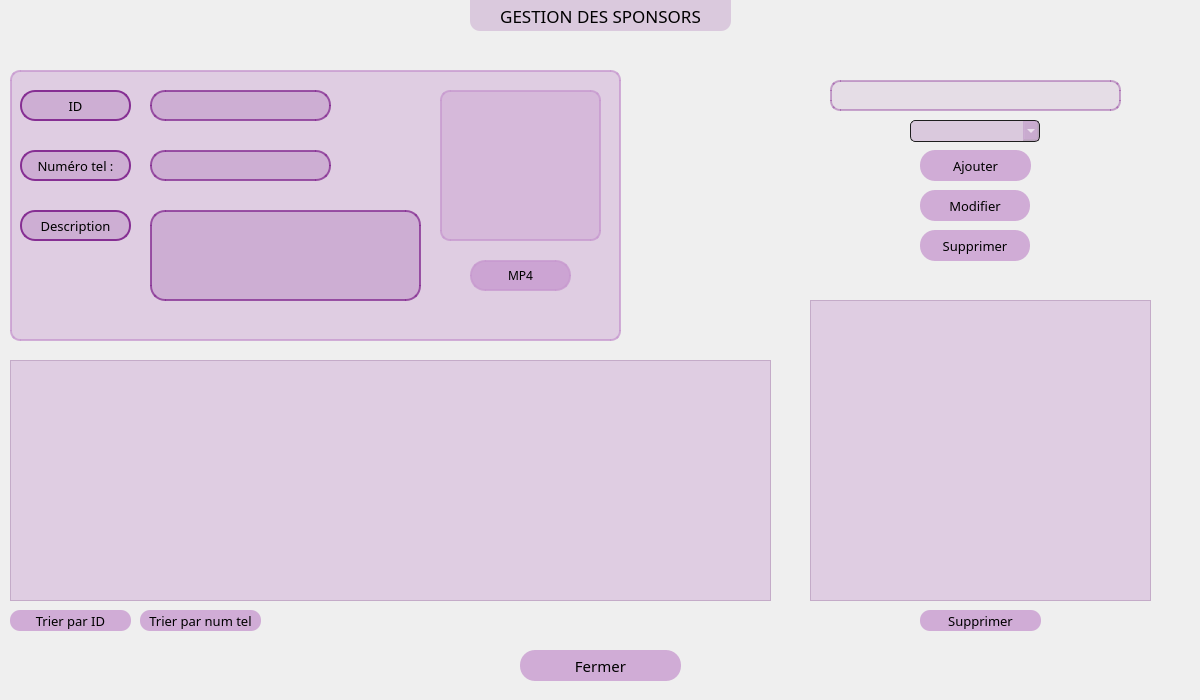
<?xml version="1.0" encoding="UTF-8"?>
<ui version="4.0">
 <class>Dialog_sponso</class>
 <widget class="QDialog" name="Dialog_sponso">
  <property name="geometry">
   <rect>
    <x>0</x>
    <y>0</y>
    <width>1200</width>
    <height>700</height>
   </rect>
  </property>
  <property name="windowTitle">
   <string>Dialog</string>
  </property>
  <widget class="QPushButton" name="pushButton_Fermer">
   <property name="geometry">
    <rect>
     <x>520</x>
     <y>650</y>
     <width>161</width>
     <height>31</height>
    </rect>
   </property>
   <property name="font">
    <font>
     <family>Montserrat SemiBold</family>
     <pointsize>11</pointsize>
    </font>
   </property>
   <property name="styleSheet">
    <string notr="true">QPushButton {
background-color: rgba(199, 153, 207, 200);
border-radius: 15px;
}
QPushButton:hover {
background-color: qlineargradient(spread:pad, x1:0, y1:0, x2:0, y2:1, stop:0 rgba(189, 96, 96, 200), stop:1 rgba(199, 153, 207, 200));
}</string>
   </property>
   <property name="text">
    <string>Fermer</string>
   </property>
  </widget>
  <widget class="QLabel" name="label_BGSponsoring">
   <property name="geometry">
    <rect>
     <x>0</x>
     <y>0</y>
     <width>1200</width>
     <height>700</height>
    </rect>
   </property>
   <property name="styleSheet">
    <string notr="true">background-image: url(:/new/Image/Images/BGSponsoring.png);</string>
   </property>
   <property name="text">
    <string/>
   </property>
  </widget>
  <widget class="QGroupBox" name="gB_infopersonnel">
   <property name="geometry">
    <rect>
     <x>10</x>
     <y>70</y>
     <width>611</width>
     <height>271</height>
    </rect>
   </property>
   <property name="styleSheet">
    <string notr="true">border: 2px solid rgba(199, 153, 207, 200);
background: rgba(199, 153, 207, 100); 
border-radius: 10px;
</string>
   </property>
   <property name="title">
    <string/>
   </property>
   <widget class="QLineEdit" name="lineEdit_Description">
    <property name="geometry">
     <rect>
      <x>140</x>
      <y>140</y>
      <width>271</width>
      <height>91</height>
     </rect>
    </property>
    <property name="styleSheet">
     <string notr="true">QLineEdit {
	background-color: rgba(134, 47, 147, 50);
		border: 2px solid rgba(134, 47, 147, 200);
			border-radius: 15px;
}
QLineEdit:hover {
	background-color: rgba(134, 47, 147, 50);
		border: 2px solid rgba(47, 127, 147, 200);
			border-radius: 15px;
}</string>
    </property>
    <property name="alignment">
     <set>Qt::AlignLeading|Qt::AlignLeft|Qt::AlignTop</set>
    </property>
   </widget>
   <widget class="QLineEdit" name="lineEdit_ID">
    <property name="geometry">
     <rect>
      <x>140</x>
      <y>20</y>
      <width>181</width>
      <height>31</height>
     </rect>
    </property>
    <property name="styleSheet">
     <string notr="true">QLineEdit {
	background-color: rgba(134, 47, 147, 50);
		border: 2px solid rgba(134, 47, 147, 200);
			border-radius: 15px;
}
QLineEdit:hover {
	background-color: rgba(134, 47, 147, 50);
		border: 2px solid rgba(47, 127, 147, 200);
			border-radius: 15px;
}</string>
    </property>
   </widget>
   <widget class="QLabel" name="label_ID">
    <property name="geometry">
     <rect>
      <x>10</x>
      <y>20</y>
      <width>111</width>
      <height>31</height>
     </rect>
    </property>
    <property name="font">
     <font>
      <family>Montserrat SemiBold</family>
      <pointsize>10</pointsize>
     </font>
    </property>
    <property name="styleSheet">
     <string notr="true">background-color: rgba(134, 47, 147, 50);
	border: 2px solid rgb(134, 47, 147);
		border-radius: 15px;
</string>
    </property>
    <property name="text">
     <string>ID</string>
    </property>
    <property name="alignment">
     <set>Qt::AlignCenter</set>
    </property>
   </widget>
   <widget class="QLabel" name="label_NumTel">
    <property name="geometry">
     <rect>
      <x>10</x>
      <y>80</y>
      <width>111</width>
      <height>31</height>
     </rect>
    </property>
    <property name="font">
     <font>
      <family>Montserrat SemiBold</family>
      <pointsize>10</pointsize>
     </font>
    </property>
    <property name="styleSheet">
     <string notr="true">background-color: rgba(134, 47, 147, 50);
	border: 2px solid rgb(134, 47, 147);
		border-radius: 15px;
</string>
    </property>
    <property name="text">
     <string>Numéro tel :</string>
    </property>
    <property name="alignment">
     <set>Qt::AlignCenter</set>
    </property>
   </widget>
   <widget class="QLineEdit" name="lineEdit_NumTel">
    <property name="geometry">
     <rect>
      <x>140</x>
      <y>80</y>
      <width>181</width>
      <height>31</height>
     </rect>
    </property>
    <property name="styleSheet">
     <string notr="true">QLineEdit {
	background-color: rgba(134, 47, 147, 50);
		border: 2px solid rgba(134, 47, 147, 200);
			border-radius: 15px;
}
QLineEdit:hover {
	background-color: rgba(134, 47, 147, 50);
		border: 2px solid rgba(47, 127, 147, 200);
			border-radius: 15px;
}</string>
    </property>
   </widget>
   <widget class="QLabel" name="label_Description">
    <property name="geometry">
     <rect>
      <x>10</x>
      <y>140</y>
      <width>111</width>
      <height>31</height>
     </rect>
    </property>
    <property name="font">
     <font>
      <family>Montserrat SemiBold</family>
      <pointsize>10</pointsize>
     </font>
    </property>
    <property name="styleSheet">
     <string notr="true">background-color: rgba(134, 47, 147, 50);
	border: 2px solid rgb(134, 47, 147);
		border-radius: 15px;
</string>
    </property>
    <property name="text">
     <string>Description</string>
    </property>
    <property name="alignment">
     <set>Qt::AlignCenter</set>
    </property>
   </widget>
   <widget class="QPushButton" name="pushButton_MP4">
    <property name="geometry">
     <rect>
      <x>460</x>
      <y>190</y>
      <width>101</width>
      <height>31</height>
     </rect>
    </property>
    <property name="font">
     <font>
      <family>Montserrat SemiBold</family>
      <pointsize>9</pointsize>
     </font>
    </property>
    <property name="styleSheet">
     <string notr="true">QPushButton {
background-color: rgba(199, 153, 207, 200);
border-radius: 15px;
}
QPushButton:hover {
background-color: qlineargradient(spread:pad, x1:0, y1:0, x2:0, y2:1, stop:0 rgba(207, 188, 153, 200), stop:1 rgba(199, 153, 207, 200));
}</string>
    </property>
    <property name="text">
     <string>MP4</string>
    </property>
   </widget>
   <widget class="QLabel" name="label_VideoMP4">
    <property name="geometry">
     <rect>
      <x>430</x>
      <y>20</y>
      <width>161</width>
      <height>151</height>
     </rect>
    </property>
    <property name="styleSheet">
     <string notr="true"/>
    </property>
    <property name="text">
     <string/>
    </property>
   </widget>
  </widget>
  <widget class="QComboBox" name="comboBox_ID">
   <property name="geometry">
    <rect>
     <x>910</x>
     <y>120</y>
     <width>130</width>
     <height>22</height>
    </rect>
   </property>
   <property name="styleSheet">
    <string notr="true">QComboBox
{
    subcontrol-origin: padding;
    subcontrol-position: top right;
    selection-background-color: #111;
    selection-color: yellow;
    color: white;
    background-color: rgba(134, 47, 147, 50);
    border-style: solid;
    border: 1px solid #1e1e1e;
    border-radius: 5;
    padding: 1px 0px 1px 20px;
}</string>
   </property>
  </widget>
  <widget class="QPushButton" name="pB_Supprimer">
   <property name="geometry">
    <rect>
     <x>920</x>
     <y>230</y>
     <width>110</width>
     <height>31</height>
    </rect>
   </property>
   <property name="font">
    <font>
     <family>Montserrat Medium</family>
     <pointsize>10</pointsize>
    </font>
   </property>
   <property name="styleSheet">
    <string notr="true">QPushButton {
background-color: rgba(199, 153, 207, 200);
border-radius: 15px;
}
QPushButton:hover {
background-color: qlineargradient(spread:pad, x1:0, y1:0, x2:0, y2:1, stop:0 rgba(117, 201, 187, 200), stop:1 rgba(199, 153, 207, 200));
}</string>
   </property>
   <property name="text">
    <string>Supprimer</string>
   </property>
  </widget>
  <widget class="QPushButton" name="pB_Modifier">
   <property name="geometry">
    <rect>
     <x>920</x>
     <y>190</y>
     <width>110</width>
     <height>31</height>
    </rect>
   </property>
   <property name="font">
    <font>
     <family>Montserrat Medium</family>
     <pointsize>10</pointsize>
    </font>
   </property>
   <property name="styleSheet">
    <string notr="true">QPushButton {
background-color: rgba(199, 153, 207, 200);
border-radius: 15px;
}
QPushButton:hover {
background-color: qlineargradient(spread:pad, x1:0, y1:0, x2:0, y2:1, stop:0 rgba(117, 201, 187, 200), stop:1 rgba(199, 153, 207, 200));
}</string>
   </property>
   <property name="text">
    <string>Modifier</string>
   </property>
  </widget>
  <widget class="QPushButton" name="pB_Ajouter">
   <property name="geometry">
    <rect>
     <x>920</x>
     <y>150</y>
     <width>111</width>
     <height>31</height>
    </rect>
   </property>
   <property name="font">
    <font>
     <family>Montserrat Medium</family>
     <pointsize>10</pointsize>
    </font>
   </property>
   <property name="styleSheet">
    <string notr="true">QPushButton {
background-color: rgba(199, 153, 207, 200);
border-radius: 15px;
}
QPushButton:hover {
background-color: qlineargradient(spread:pad, x1:0, y1:0, x2:0, y2:1, stop:0 rgba(117, 201, 187, 200), stop:1 rgba(199, 153, 207, 200));
}</string>
   </property>
   <property name="text">
    <string>Ajouter</string>
   </property>
  </widget>
  <widget class="QLabel" name="labe_TitlePerso">
   <property name="geometry">
    <rect>
     <x>470</x>
     <y>0</y>
     <width>261</width>
     <height>31</height>
    </rect>
   </property>
   <property name="font">
    <font>
     <family>LEMON MILK</family>
     <pointsize>13</pointsize>
    </font>
   </property>
   <property name="styleSheet">
    <string notr="true">background-color: rgba(134, 47, 147,50);
border-bottom-left-radius: 10px;
border-bottom-right-radius: 10px;</string>
   </property>
   <property name="text">
    <string>GESTION DES SPONSORS</string>
   </property>
   <property name="alignment">
    <set>Qt::AlignCenter</set>
   </property>
  </widget>
  <widget class="QTableView" name="tab_Spornors">
   <property name="geometry">
    <rect>
     <x>10</x>
     <y>360</y>
     <width>761</width>
     <height>241</height>
    </rect>
   </property>
   <property name="styleSheet">
    <string notr="true">background-color:rgba(199, 153, 207, 100);</string>
   </property>
  </widget>
  <widget class="QPushButton" name="pB_TirerParNom">
   <property name="geometry">
    <rect>
     <x>140</x>
     <y>610</y>
     <width>121</width>
     <height>21</height>
    </rect>
   </property>
   <property name="font">
    <font>
     <family>Montserrat Medium</family>
     <pointsize>10</pointsize>
    </font>
   </property>
   <property name="styleSheet">
    <string notr="true">QPushButton {
background-color: rgba(199, 153, 207, 200);
border-radius: 10px;
}
QPushButton:hover {
background-color: qlineargradient(spread:pad, x1:0, y1:0, x2:0, y2:1, stop:0 rgba(117, 201, 187, 200), stop:1 rgba(199, 153, 207, 200));
}</string>
   </property>
   <property name="text">
    <string>Trier par num tel</string>
   </property>
  </widget>
  <widget class="QPushButton" name="pB_TirerParID">
   <property name="geometry">
    <rect>
     <x>10</x>
     <y>610</y>
     <width>121</width>
     <height>21</height>
    </rect>
   </property>
   <property name="font">
    <font>
     <family>Montserrat Medium</family>
     <pointsize>10</pointsize>
    </font>
   </property>
   <property name="styleSheet">
    <string notr="true">QPushButton {
background-color: rgba(199, 153, 207, 200);
border-radius: 10px;
}
QPushButton:hover {
background-color: qlineargradient(spread:pad, x1:0, y1:0, x2:0, y2:1, stop:0 rgba(117, 201, 187, 200), stop:1 rgba(199, 153, 207, 200));
}</string>
   </property>
   <property name="text">
    <string>Trier par ID</string>
   </property>
  </widget>
  <widget class="QTextBrowser" name="textBrowser_Sponso">
   <property name="geometry">
    <rect>
     <x>810</x>
     <y>300</y>
     <width>341</width>
     <height>301</height>
    </rect>
   </property>
   <property name="styleSheet">
    <string notr="true">background-color:rgba(199, 153, 207, 100);</string>
   </property>
  </widget>
  <widget class="QPushButton" name="pushButton_SupprimerS">
   <property name="geometry">
    <rect>
     <x>920</x>
     <y>610</y>
     <width>121</width>
     <height>21</height>
    </rect>
   </property>
   <property name="font">
    <font>
     <family>Montserrat Medium</family>
     <pointsize>10</pointsize>
    </font>
   </property>
   <property name="styleSheet">
    <string notr="true">QPushButton {
background-color: rgba(199, 153, 207, 200);
border-radius: 10px;
}
QPushButton:hover {
background-color: qlineargradient(spread:pad, x1:0, y1:0, x2:0, y2:1, stop:0 rgba(117, 201, 187, 200), stop:1 rgba(199, 153, 207, 200));
}</string>
   </property>
   <property name="text">
    <string>Supprimer</string>
   </property>
  </widget>
  <widget class="QLabel" name="label_Info">
   <property name="geometry">
    <rect>
     <x>830</x>
     <y>80</y>
     <width>291</width>
     <height>31</height>
    </rect>
   </property>
   <property name="font">
    <font>
     <family>Montserrat Medium</family>
     <pointsize>11</pointsize>
    </font>
   </property>
   <property name="styleSheet">
    <string notr="true">background-color: rgba(134, 47, 147, 25);
	border: 2px solid rgba(134, 47, 147, 100);
		border-radius: 10px;
</string>
   </property>
   <property name="text">
    <string/>
   </property>
   <property name="alignment">
    <set>Qt::AlignCenter</set>
   </property>
  </widget>
  <zorder>label_BGSponsoring</zorder>
  <zorder>pushButton_Fermer</zorder>
  <zorder>gB_infopersonnel</zorder>
  <zorder>comboBox_ID</zorder>
  <zorder>pB_Supprimer</zorder>
  <zorder>pB_Modifier</zorder>
  <zorder>pB_Ajouter</zorder>
  <zorder>labe_TitlePerso</zorder>
  <zorder>tab_Spornors</zorder>
  <zorder>pB_TirerParNom</zorder>
  <zorder>pB_TirerParID</zorder>
  <zorder>textBrowser_Sponso</zorder>
  <zorder>pushButton_SupprimerS</zorder>
  <zorder>label_Info</zorder>
 </widget>
 <resources/>
 <connections/>
</ui>
